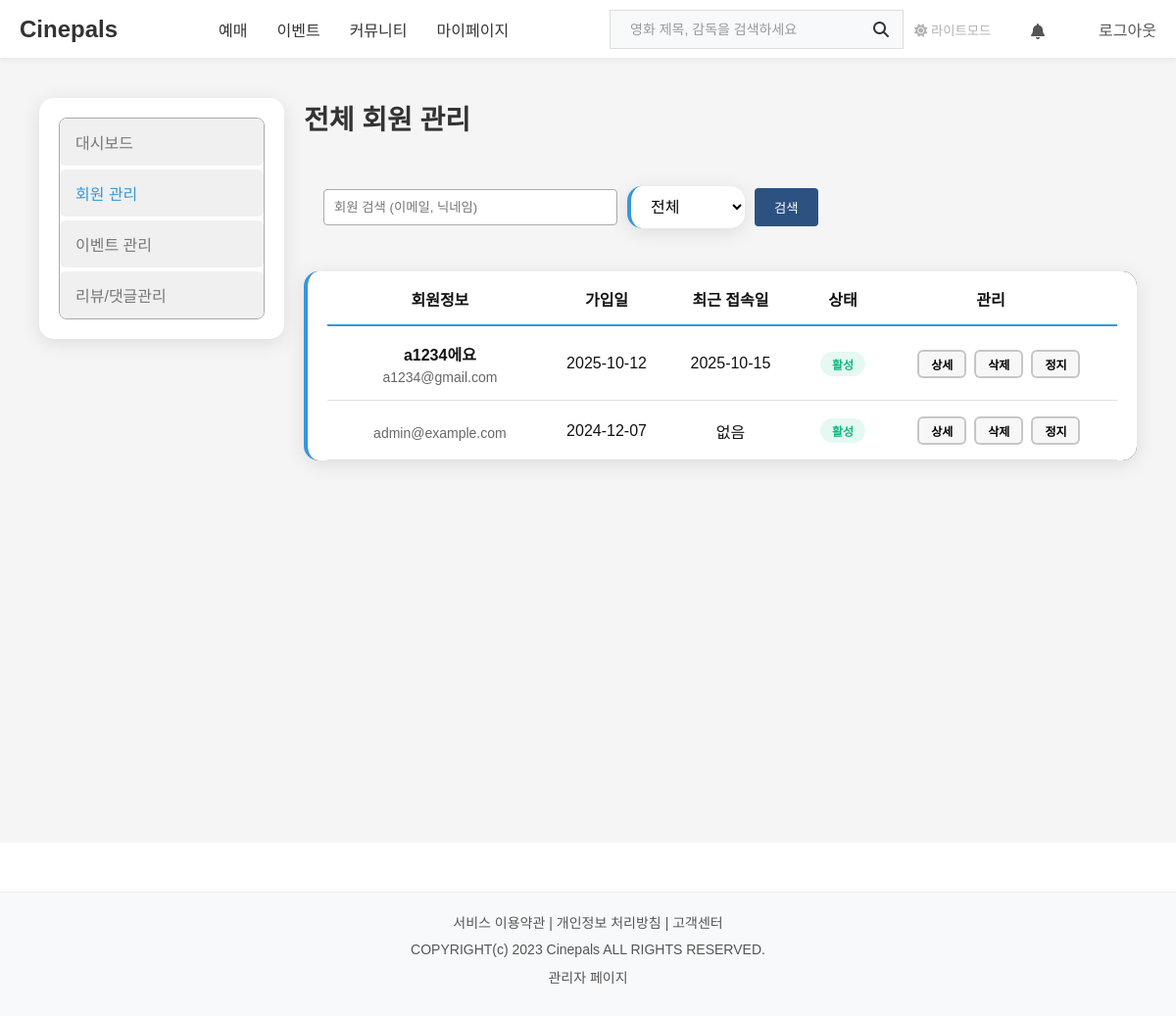
The app's page /manager_members.php (signed in) with its own data.
### tables this page shows
CREATE TABLE `members` (
  `member_id` int(11) NOT NULL,
  `user_id` varchar(15) NOT NULL,
  `password` varchar(255) NOT NULL,
  `name` varchar(50) NOT NULL,
  `nickname` varchar(50) DEFAULT NULL,
  `email` varchar(100) NOT NULL,
  `phone` varchar(20) DEFAULT NULL,
  `birth_date` date DEFAULT NULL,
  `gender` enum('M','F','N') DEFAULT NULL,
  `join_date` datetime DEFAULT current_timestamp(),
  `updated_at` datetime DEFAULT NULL ON UPDATE current_timestamp(),
  `profile_image` varchar(255) DEFAULT NULL,
  `is_admin` tinyint(1) DEFAULT 0,
  `status` enum('active','banned','deleted') DEFAULT 'active',
  `last_login` datetime DEFAULT NULL,
  `bio` text DEFAULT NULL
);

### inc/db.php (called while the page is built, shortened)
<?php
function db_select($query, $params = array())
{
    $con = mysqli_connect("localhost", "root", "", "moviedb");
    $stmt = mysqli_prepare($con, $query);
    if (!empty($params)) {
        $types = str_repeat('s', count($params));
        mysqli_stmt_bind_param($stmt, $types, ...$params);
    }
    mysqli_stmt_execute($stmt);
    $result = mysqli_stmt_get_result($stmt);
    $data = array();
    if ($result) {
        while ($row = mysqli_fetch_assoc($result)) {
            $data[] = $row;
        }
    }
    return $data;
}

### manager_members.php (the view, shortened to what this page needs)
<?php
require_once("inc/db.php");
$search_query = '';
$all_members = db_select("SELECT member_id, nickname, email, join_date, last_login, status FROM members ORDER BY join_date DESC");
$filtered_members = [];
foreach ($all_members as $member) {
    $search_match = true;
    $status_match = true;
    if ($search_match && $status_match) {
        $filtered_members[] = $member;
    }
}
function get_status_text($status)
{
    if ($status == 'active' || $status == '' || $status == null) {
        return '활성';
    } else if ($status == 'banned') {
        return '정지';
    } else if ($status == 'deleted') {
        return '삭제됨';
    } else {
        return '활성';
    }
}
function get_last_login($last_login)
{
    if ($last_login == '' || $last_login == '접속 없음' || $last_login == null) {
        return '없음';
    } else {
        return date('Y-m-d', strtotime($last_login));
    }
}
?>
<!DOCTYPE html>
<html lang="ko">
<head>
    <link rel="stylesheet" href="css/style.css">
    <link rel="stylesheet" href="https://cdnjs.cloudflare.com/ajax/libs/font-awesome/6.5.1/css/all.min.css">
</head>
<body>
    <?php require_once("inc/header.php"); ?>
    <main class="main_wrapper">
        <div class="admin_container">
            <aside class="side_menu">
                <div class="menu_list">
                    <a href="manager_home.php" class="menu_item home">대시보드</a>
                    <a href="manager_members.php" class="menu_item active">회원 관리</a>
                    <a href="manager_event.php" class="menu_item event">이벤트 관리</a>
                    <a href="manager_reports.php" class="menu_item report">리뷰/댓글관리</a>
                </div>
            </aside>
            <div class="content_area">
                <div class="content_header">
                    <h2>전체 회원 관리</h2>
                </div>
                <div class="search_filter_area">
                    <form method="GET" action="manager_members.php" class="search_form">
                        <input type="text" name="search" class="search_filter" placeholder="회원 검색 (이메일, 닉네임)" value="<?php echo htmlspecialchars($search_query); ?>">
                        <select name="status" class="filter_select">
                            <option value="">전체</option>
                        </select>
                        <button type="submit" class="search_btn">검색</button>
                    </form>
                </div>
                <div class="members_table_wrap">
                    <table class="members_table">
                        <thead>
                            <tr>
                                <th>회원정보</th>
                                <th>가입일</th>
                                <th>최근 접속일</th>
                                <th>상태</th>
                                <th>관리</th>
                            </tr>
                        </thead>
                        <tbody>
                            <?php if (count($filtered_members) > 0): ?>
                                <?php foreach ($filtered_members as $member): ?>
                                    <tr>
                                        <td>
                                            <div class="member_info">
                                                <div class="member_name"><?php echo htmlspecialchars($member['nickname']); ?></div>
                                                <div class="member_email"><?php echo htmlspecialchars($member['email']); ?></div>
                                            </div>
                                        </td>
                                        <td><?php echo date('Y-m-d', strtotime($member['join_date'])); ?></td>
                                        <td><?php echo get_last_login($member['last_login']); ?></td>
                                        <td>
                                            <?php
                                            $member_status = $member['status'];
                                            if ($member_status == '' || $member_status == null) {
                                                $member_status = 'active';
                                            }
                                            ?>
                                            <span class="member_status status_<?php echo $member_status; ?>">
                                                <?php echo get_status_text($member_status); ?>
                                            </span>
                                        </td>
                                        <td>
                                            <div class="action_buttons">
                                                <button class="action_btn" onclick="viewMemberDetails(<?php echo $member['member_id']; ?>)">상세</button>
                                                <?php if ($member_status == 'deleted'): ?>
                                                    <button class="action_btn btn_unban" onclick="restoreMember(<?php echo $member['member_id']; ?>)">복구</button>
                                                    <button class="action_btn" onclick="permanentDeleteMember(<?php echo $member['member_id']; ?>)">영구삭제</button>
                                                <?php else: ?>
                                                    <button class="action_btn" onclick="deleteMember(<?php echo $member['member_id']; ?>)">삭제</button>
                                                    <?php if ($member_status == 'active'): ?>
                                                        <button class="action_btn" onclick="updateMemberStatus(<?php echo $member['member_id']; ?>, 'banned')">정지</button>
                                                    <?php else: ?>
                                                        <button class="action_btn" onclick="updateMemberStatus(<?php echo $member['member_id']; ?>, 'active')">활성</button>
                                                    <?php endif; ?>
                                                <?php endif; ?>
                                            </div>
                                        </td>
                                    </tr>
                                <?php endforeach; ?>
                            <?php else: ?>
                                <tr>
                                    <td colspan="5" class="text-center">검색 결과가 없습니다.</td>
                                </tr>
                            <?php endif; ?>
                        </tbody>
                    </table>
                </div>
            </div>
        </div>
    </main>
    <?php require_once("inc/footer.php"); ?>
</body>
</html>

### inc/header.php (shortened to what this page needs)
<?php
require_once("inc/db.php");
$current_page = basename($_SERVER['PHP_SELF']);
$is_admin_page = (strpos($current_page, 'manager_') === 0);
?>
<?php if ($is_admin_page): ?>
    <link rel="stylesheet" id="light-theme-style" href="css/light-theme.css" media="all">
<?php else: ?>
    <link rel="stylesheet" id="dark-theme-style" href="css/dark-theme.css">
    <link rel="stylesheet" id="light-theme-style" href="css/light-theme.css" media="none">
<?php endif; ?>
<header id="header">
    <div class="header_container container">
        <h1 class="logo">
            <a href="index.php">Cinepals</a>
        </h1>
        <nav class="gnb">
            <ul class="main_menu_bar">
                <li class="menu_item"><a href="movies.php" class="nav_item">예매</a></li>
                <li class="menu_item"><a href="event.php" class="nav_item">이벤트</a></li>
                <li class="menu_item"><a href="community.php" class="nav_item">커뮤니티</a></li>
                <li class="menu_item"><a href="mypage.php" class="nav_item">마이페이지</a></li>
            </ul>
        </nav>
        <div class="util_area">
            <form action="search.php" method="get" class="search_form">
                <input type="text" name="q" placeholder="영화 제목, 감독을 검색하세요">
                <button type="submit">
                    <i class="fas fa-search"></i>
                </button>
            </form>
            <?php if ($is_admin_page): ?>
                <button id="themeBtn" style="margin: 0 10px; width: 80px; background: none; border: none; color: #666; cursor: not-allowed; opacity: 0.5;" disabled title="관리자 페이지는 라이트모드 고정입니다">
                    <i class="fas fa-sun"></i> 라이트모드
                </button>
            <?php endif; ?>
            <?php if (isset($_SESSION['member_id']) === false) { ?>
                <div class="auth_btns">
                    <a href="login.php" class="login_btn">로그인</a>
                    <a href="register.php" class="signup_btn">회원가입</a>
                </div>
            <?php } else {
                $unread_count = db_select("SELECT COUNT(*) as count FROM notifications WHERE member_id = ? AND is_read = 0", [$_SESSION['member_id']]);
                $unread = !empty($unread_count) ? $unread_count[0]['count'] : 0;
            ?>
                <div class="auth_btns">
                    <a href="notifications.php" class="notification_btn <?php echo $unread > 0 ? 'has_unread' : ''; ?>" style="position: relative; margin-right: 15px;">
                        <i class="fas fa-bell"></i>
                    </a>
                    <a href="logout.php" class="login_btn">로그아웃</a>
                </div>
            <?php } ?>
        </div>
    </div>
</header>

### inc/footer.php
<footer>
    <p>
        <a href="terms.php">서비스 이용약관</a> |
        <a href="privacy.php">개인정보 처리방침</a> |
        <a href="support.php">고객센터</a>
    </p>
    <p>COPYRIGHT(c) 2023 Cinepals ALL RIGHTS RESERVED.</p>
    <p><a href="admin_login.php">관리자 페이지</a></p>
</footer>

### css/light-theme.css (style rules this page uses)
:root { --primary-bg: #fff; --primary-text: #333; --secondary-bg: #f8f9fa; --border-color: #e9ecef; }
body { background-color: #fff; color: #333; }
#header { background-color: #fff; border-bottom: 1px solid #e9ecef; box-shadow: 0 2px 5px rgba(0, 0, 0, 0.05); position: relative; height: 60px; }
footer { background-color: #f8f9fa; border-top: 1px solid #e9ecef; color: #6c757d; }
.search_form input { background-color: #f1f3f5; border: 1px solid #ced4da; color: #495057; }
.search_form button i { color: #6c757d; }
.auth_btns a { color: #495057; }
.main_menu_bar .menu_item .nav_item { color: #495057; }
.content_header h2 { color: #343a40; }
.action_buttons .action_btn { background-color: #f5f5f5; border: 1px solid #ddd; color: #333; }
button, .btn { background-color: #f8f9fa; color: #333; border: 1px solid #ced4da; }
table, th, td { border-color: #dee2e6; }
th { background-color: #f8f9fa; color: #495057; }
td { color: #333; }
.side_menu .menu_list .menu_item, .content_area .profile_container, .content_area .info_form, .stats_container .stat_item .stat_label, .content_area .info_form .form_label, .comments_list .comment_item, .content_area .movie_section, .content_area .movie_section .movie_grid p, .content_area .movie_section .movie_grid .movie_card .movie_info .movie_director { background-color: #f0f0f0 !important; color: #777; }
.side_menu .menu_list, .content_area .profile_container, .content_area .info_form { border: 1px solid #aaa !important; }
.content_header h2 { color: #333 !important; }
.content_header { border-bottom-color: #ccc !important; }
.content_header h2:after { background: #2c5282 !important; }
.search_btn { background-color: #2c5282 !important; color: #fff !important; }
.filter_select { background: white !important; color: #000 !important; font-size: 16px; border-radius: 15px !important; box-shadow: 0 4px 20px rgba(0, 0, 0, 0.1) !important; border: 0 !important; border-left: 4px solid #3498db !important; }
.filter_word, .search_filter, .filter_input { background: #fff !important; color: #111 !important; border: 1px solid #aaa !important; }
.members_table .action_buttons .action_btn { background-color: #f0f0f0; border: 1px solid #aaa; color: #111; }
.action_btn { border: 2px solid rgba(0, 0, 0, 0.2) !important; background: rgba(0, 0, 0, 0.03) !important; color: #000 !important; font-weight: 600 !important; border-radius: 6px !important; transition: all 0.3s ease !important; }

### inc/header.php (style rules this page uses)
.notification_btn { color: #aaa; text-decoration: none; font-size: 16px; position: relative; }

### records on screen
members: nickname "a1234에요", email "a1234@gmail.com", join_date "2025-10-12", last_login "2025-10-15", member_status "활성"
members: email "admin@example.com", join_date "2024-12-07", last_login "없음", status "활성"
